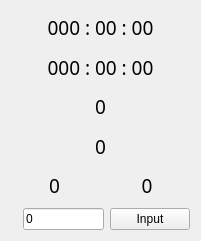
    <widget class="QWidget" name="verticalLayoutWidget_2">
     <property name="geometry">
      <rect>
       <x>1160</x>
       <y>30</y>
       <width>201</width>
       <height>241</height>
      </rect>
     </property>
     <layout class="QVBoxLayout" name="verticalLayout_2">
      <item>
       <layout class="QHBoxLayout" name="horizontalLayout_11">
        <item>
         <widget class="QLabel" name="label_ADC2_Target">
          <property name="font">
           <font>
            <family>AR PL UKai CN</family>
            <pointsize>14</pointsize>
           </font>
          </property>
          <property name="text">
           <string>000 : 00 : 00</string>
          </property>
          <property name="alignment">
           <set>Qt::AlignCenter</set>
          </property>
         </widget>
        </item>
       </layout>
      </item>
      <item>
       <layout class="QHBoxLayout" name="horizontalLayout_13">
        <item>
         <widget class="QLabel" name="label_ADC2_Pos">
          <property name="font">
           <font>
            <family>AR PL UKai CN</family>
            <pointsize>14</pointsize>
           </font>
          </property>
          <property name="text">
           <string>000 : 00 : 00</string>
          </property>
          <property name="alignment">
           <set>Qt::AlignCenter</set>
          </property>
         </widget>
        </item>
       </layout>
      </item>
      <item>
       <layout class="QHBoxLayout" name="horizontalLayout_15">
        <item>
         <widget class="QLabel" name="label_ADC2_Velocity">
          <property name="font">
           <font>
            <family>AR PL UKai CN</family>
            <pointsize>14</pointsize>
           </font>
          </property>
          <property name="text">
           <string>0</string>
          </property>
          <property name="alignment">
           <set>Qt::AlignCenter</set>
          </property>
         </widget>
        </item>
       </layout>
      </item>
      <item>
       <layout class="QHBoxLayout" name="horizontalLayout_14">
        <item>
         <widget class="QLabel" name="label_ADC2_Offset">
          <property name="font">
           <font>
            <family>AR PL UKai CN</family>
            <pointsize>14</pointsize>
           </font>
          </property>
          <property name="text">
           <string>0</string>
          </property>
          <property name="alignment">
           <set>Qt::AlignCenter</set>
          </property>
         </widget>
        </item>
       </layout>
      </item>
      <item>
       <layout class="QHBoxLayout" name="horizontalLayout_12">
        <item>
         <widget class="QLabel" name="label_ADC2_Error">
          <property name="font">
           <font>
            <family>AR PL UKai CN</family>
            <pointsize>14</pointsize>
           </font>
          </property>
          <property name="text">
           <string>0</string>
          </property>
          <property name="alignment">
           <set>Qt::AlignCenter</set>
          </property>
         </widget>
        </item>
        <item>
         <widget class="QLabel" name="label_ADC2_RmsError">
          <property name="font">
           <font>
            <family>AR PL UKai CN</family>
            <pointsize>14</pointsize>
           </font>
          </property>
          <property name="text">
           <string>0</string>
          </property>
          <property name="alignment">
           <set>Qt::AlignCenter</set>
          </property>
         </widget>
        </item>
       </layout>
      </item>
      <item>
       <layout class="QHBoxLayout" name="horizontalLayout_10">
        <item>
         <spacer name="horizontalSpacer_5">
          <property name="orientation">
           <enum>Qt::Horizontal</enum>
          </property>
          <property name="sizeHint" stdset="0">
           <size>
            <width>40</width>
            <height>20</height>
           </size>
          </property>
         </spacer>
        </item>
        <item>
         <widget class="QLineEdit" name="lineEdit_ADC2_Offset">
          <property name="text">
           <string>0</string>
          </property>
         </widget>
        </item>
        <item>
         <widget class="QPushButton" name="pushButton_ADC2_Offset">
          <property name="text">
           <string>Input</string>
          </property>
         </widget>
        </item>
       </layout>
      </item>
     </layout>
    </widget>
